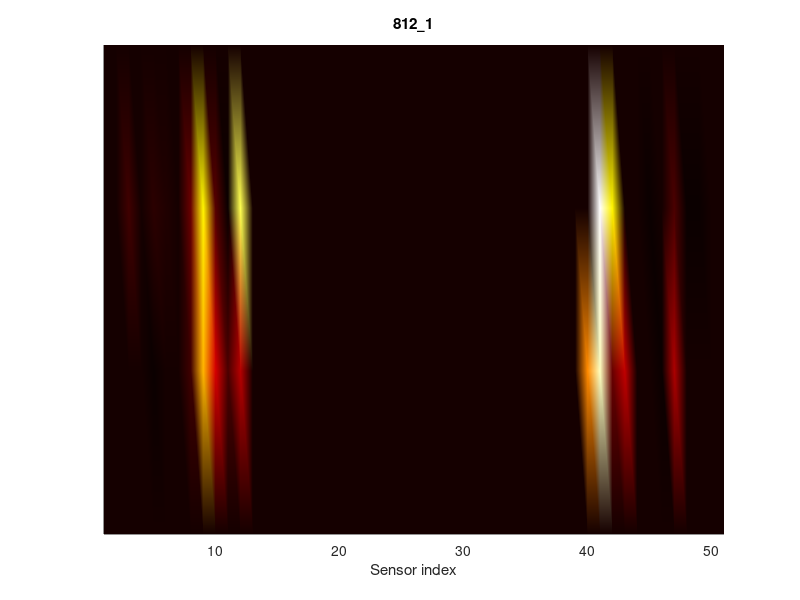

This figure's MATLAB source: (Note: this script raises an error after producing the figure.)
%%% Creation of plots for ski profiles %%%
%%% @ Petter Andre Kristiansen         %%%

load('data/0107_finished_data.mat');
%%
% 1. Actual loaded weight
w_actual = 40595/1000;


% 2. Modify the x-axis
I_array = logical([1 0 1 0 1 0 1 0 1 0 1 0 1 1 1 1 1 1 0 0 0 0 0 0 0 0 0 0 0 0 0 ...
    0 0 0 0 0 0 0 0 0 0 0 0 0 0 1 1 1 1 1 1 0 1 0 1 0 1 0 1 0 1 0 1]);
I_between = logical([0 0 0 0 0 0 0 0 0 0 0 0 0 0 0 0 0 0 1 1 1 1 1 1 1 1 1 1 1 1 1 ...
    1 1 1 1 1 1 1 1 1 1 1 1 1 1 0 0 0 0 0 0 0 0 0 0 0 0 0 0 0 0 0 0]);
hull_pitch = 25;
full_array_distance = [0:62]*hull_pitch;
x_axis_sensor_location = full_array_distance(I_array);
between = full_array_distance(I_between);
x_axis = [x_axis_sensor_location(1:12), between, x_axis_sensor_location(13:end)];
%%% Choose ski
%fischer812_1 = ski_data_0107{1,3};
ski_right = zeros(10,51);
ski_left = zeros(10,51);
for i = 1:4
    for j = 1:10
    ski_data = ski_data_0107{i,3}{2,j};
    total_weight = ski_data_0107{i,3}{5,j};
    ski_data_avg = ski_data_0107{i,3}{1,j};

    %%% Create arrays for plotting
    ski_data_avg = [ski_data_avg(1:length(ski_data)/2), zeros(1,27), ski_data_avg(length(ski_data)/2+1:end)];
    ski_right_front = ski_data(1,1:length(ski_data)/2);
    ski_right_back = ski_data(1,length(ski_data)/2+1:end);
    ski_left_front = ski_data(2,1:length(ski_data)/2);
    ski_left_back = ski_data(2,length(ski_data)/2+1:end);
    ski_right(j,:) = [ski_right_front, zeros(1,27), ski_right_back];
    ski_left(j,:) = [ski_left_front, zeros(1,27), ski_left_back];
    
    %ski_profile = [ski_right; ski_left];
    %ski_data_fischer_x{1,measurement} = w_profile_avg;
    %ski_data_fischer_x{2,measurement} = w_profile;
    %ski_data_fischer_x{3,measurement} = w_left_avg;
    %ski_data_fischer_x{4,measurement} = w_right_avg;
    %ski_data_fischer_x{5,measurement} = w_total;
    end
    ski_right = mean(ski_right,1);
    ski_left = mean(ski_left,1);
    % Heat maps
    figure('Renderer', 'painters', 'Position', [10 10 1400 600]);
    z = zeros(1,length(ski_right));
    profile = [z; ski_right;ski_left; z];
    colormap(hot)
    surf(profile);
    shading interp
    view(2);
    xlim([1 51]);
    xlabel('Sensor index');
    ax = gca;
    set(gca,'ytick',[])
    set(gca,'yticklabel',[])
    if i < 3
       title(['812\_', num2str(i)])
    else
       title(['902\_', num2str(i-2)])
    end
    outerpos = ax.OuterPosition;
    ti = ax.TightInset; 
    left = outerpos(1) + ti(1);
    bottom = outerpos(2) + ti(2);
    ax_width = outerpos(3) - ti(1) - ti(3);
    ax_height = outerpos(4) - ti(2) - ti(4);
    ax.Position = [left bottom ax_width ax_height];
end
%% Scatter plot of weights
x = ones(1,10);
weights = zeros(4,10);
for j = 1:4
    for i = 1:10
        weights(j,i) = ski_data_0107{j,3}{5,i};
    end
end
figure('Renderer', 'painters', 'Position', [10 10 1000 900]);
subplot(2,2,1);
boxplot(weights(1,:));
title('Fischer 812\_1','FontSize', 12);
ylabel('Load [Kg]','FontSize', 12);
xlabel('All weights','FontSize', 12)
grid on;
pos = get(gca, 'Position');
pos(1) = 0.06;
pos(3) = 0.4;
set(gca, 'Position', pos)
ylim([41 51]);

subplot(2,2,2);
boxplot(weights(2,:));
title('Fischer 812\_2','FontSize', 12);
ylabel('Load [Kg]','FontSize', 12);
xlabel('All weights','FontSize', 12);
grid on;
pos = get(gca, 'Position');
pos(1) = 0.6;
pos(3) = 0.394;
set(gca, 'Position', pos)
ylim([41 51]);

subplot(2,2,3);
boxplot(weights(3,:));
title('Fischer 902\_1','FontSize', 12);
ylabel('Load [Kg]','FontSize', 12);
xlabel('All weights','FontSize', 12);
grid on;
pos = get(gca, 'Position');
pos(1) = 0.06;
pos(3) = 0.4;
set(gca, 'Position', pos)
ylim([41 51]);

subplot(2,2,4);
boxplot(weights(4,:));
title('Fischer 902\_2','FontSize', 12);
ylabel('Load [Kg]','FontSize', 12);
xlabel('All weights','FontSize', 12);
grid on;
pos = get(gca, 'Position');
pos(1) = 0.6;
pos(3) = 0.394;
set(gca, 'Position', pos)
ylim([41 51]);
suptitle('Box plot of measured weights');
%% Ski profile plots
figure('Renderer', 'painters', 'Position', [10 10 1100 900]);

%clf;
subplot(3,2,1);
title('Channel 1','FontSize', 12);
ylabel('Load [N]','FontSize', 12);
xlabel('Sensor location [mm]','FontSize', 12);
hold all;
plot(x_axis, ski_left*9.81, 'b'); 
plot(x_axis, ski_left*9.81, 'or'); 
ylim([-300*9.81,9000*9.81]);
grid on;

subplot(3,2,2);
title('Channel 2','FontSize', 12);
ylabel('Load [N]','FontSize', 12);
xlabel('Sensor location [mm]','FontSize', 12);
hold all;
plot(x_axis, ski_right*9.81, 'b'); 
plot(x_axis, ski_right*9.81, 'or');
ylim([-300*9.81,9000*9.81]);
grid on;


subplot(3,2,[3 4]);
title(['Ski profile 2D, both channels. Summed weight: ', num2str(total_weight), ' kg.'],'FontSize', 12);
ylabel('Load [N]','FontSize', 12);
xlabel('Sensor location [mm]','FontSize', 12);
hold all;
plot(x_axis, ski_left*9.81, 'b-o');
plot(x_axis, ski_right*9.81, 'r-o');
%plot(x_axis, ski_data_avg*9.81, 'k*','LineWidth',2);
legend('Channel 1','Channel 2')
ylim([-300*9.81,9000*9.81]);
grid on;
ax = gca;
outerpos = ax.OuterPosition;
ti = ax.TightInset; 
left = outerpos(1) + ti(1);
bottom = outerpos(2) + ti(2);
ax_width = outerpos(3) - ti(1) - ti(3);
ax_height = outerpos(4) - ti(2) - ti(4);
ax.Position = [left bottom ax_width ax_height];

subplot(3,2,[5 6]);
plot(x_axis, ski_data_avg*9.81, 'b-*','LineWidth',2);
title('Average of both channels','FontSize', 12);
ylabel('Load [N]','FontSize', 12);
xlabel('Sensor location [mm]','FontSize', 12);
legend('Channels average')
ylim([-300*9.81,9000*9.81]);
grid on;
suptitle('Fischer SPEED MAX Classic Plus 812\_2, measurement 1 [40.595 Kg load]');
ax = gca;
outerpos = ax.OuterPosition;
ti = ax.TightInset; 
left = outerpos(1) + ti(1);
bottom = outerpos(2) + ti(2);
ax_width = outerpos(3) - ti(1) - ti(3);
ax_height = outerpos(4) - ti(2) - ti(4);
ax.Position = [left bottom ax_width ax_height];
%suptitle('Subplot Grid Title','Color','red');


%% BOX plot

ski_array = zeros(10,length(ski_data_avg));
for k = 1:10
    ski_data = ski_data_0107{1,3}{1,k};
    ski_data_ext = [ski_data(1:length(ski_data)/2), zeros(1,27), ski_data(length(ski_data)/2+1:end)];
    ski_array(k,:) = ski_data_ext;
    
end
%ski_array_mean = mean(ski_array, 1)
figure('Renderer', 'painters', 'Position', [10 10 1300 600]);
plot(x_axis, mean(ski_array)*9.81,'r-','LineWidth',1.5); hold on;
e = errorbar(x_axis,mean(ski_array*9.81), std(ski_array*9.81), 'LineWidth', 1.5);

title('Standard deviation and mean value of 902\_2, 10 trials','FontSize', 13);
ylabel('Load [N]','FontSize', 13);
xlabel('Sensor location [mm]','FontSize', 13);
legend('Mean value line','Error bars')
e.Color = 'blue';
e.LineStyle = ':';
e.CapSize = 15;
e.Marker = 's';
grid on;
ax = gca;
outerpos = ax.OuterPosition;
ti = ax.TightInset; 
left = outerpos(1) + ti(1);
bottom = outerpos(2) + ti(2);
ax_width = outerpos(3) - ti(1) - ti(3);
ax_height = outerpos(4) - ti(2) - ti(4);
ax.Position = [left bottom ax_width ax_height];

%% Error weight calculation
for i = 1:10
    for j = 1:4
        weights(i,j) = ski_data_0107{j,3}{5,i};
    end
end
clc;
means = mean(weights,1)
errors = 100-(w_actual./weights)*100
mean_errors = mean(errors,1)